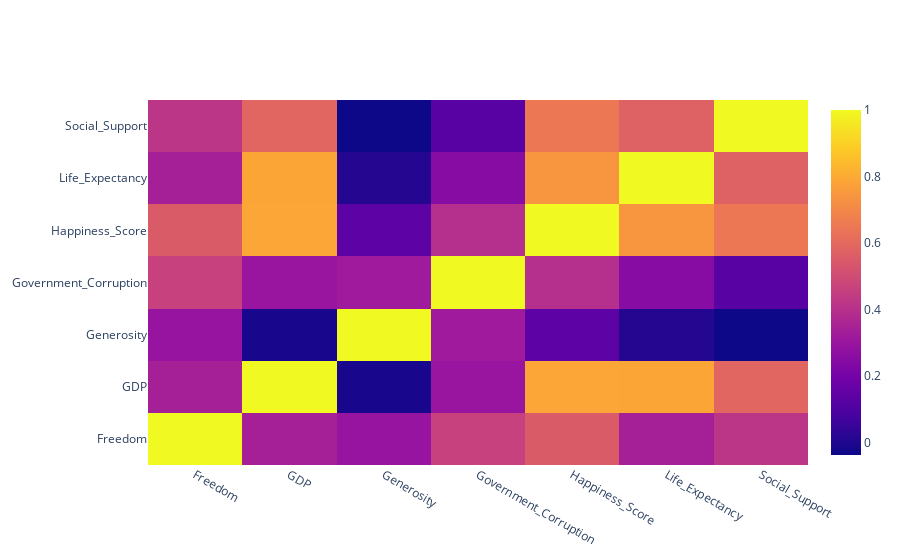

Write notebook code for a chart like this one.
### Code cell
corr_matrix_happy = drop_rank.corr()
trace_corr_happy = go.Heatmap(z=np.array(corr_matrix_happy), x=corr_matrix_happy.columns, y=corr_matrix_happy.columns)
data_happy=[trace_corr_happy]
iplot(data_happy)

### Figure 1 — Plotly figure (JSON) as saved in the notebook; plotly's stock layout.template omitted (floating-point values rounded to 4 significant figures)
{"data": [{"type": "heatmap", "x": ["Freedom", "GDP", "Generosity", "Government_Corruption", "Happiness_Score", "Life_Expectancy", "Social_Support"], "y": ["Freedom", "GDP", "Generosity", "Government_Corruption", "Happiness_Score", "Life_Expectancy", "Social_Support"], "z": [[1, 0.3405, 0.2907, 0.4602, 0.5513, 0.3407, 0.4204], [0.3405, 1, -0.01456, 0.3, 0.7893, 0.7843, 0.586], [0.2907, -0.01456, 1, 0.319, 0.1376, 0.01064, -0.03726], [0.4602, 0.3, 0.319, 1, 0.3958, 0.2499, 0.1276], [0.5513, 0.7893, 0.1376, 0.3958, 1, 0.7425, 0.6488], [0.3407, 0.7843, 0.01064, 0.2499, 0.7425, 1, 0.5727], [0.4204, 0.586, -0.03726, 0.1276, 0.6488, 0.5727, 1]]}], "layout": {}}
